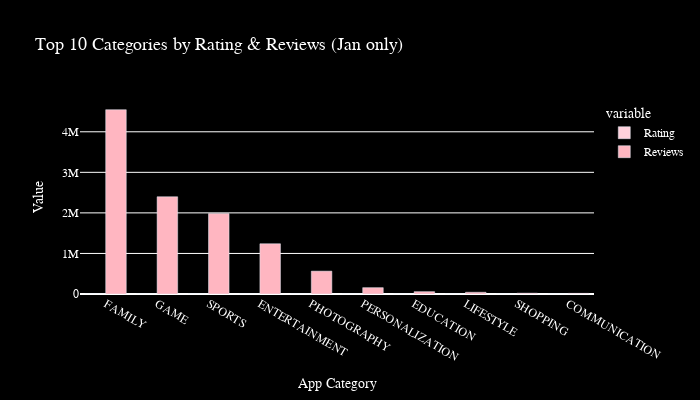
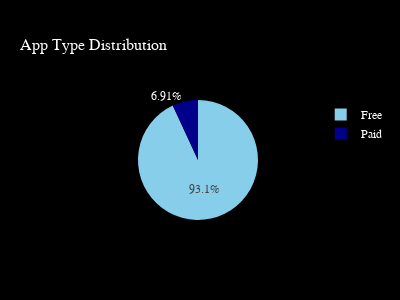
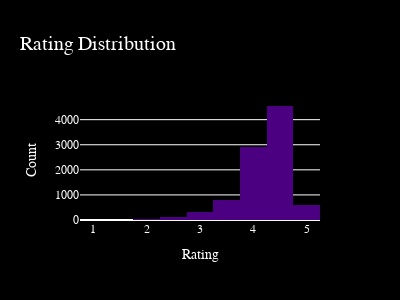

Here is the notebook cell these charts were saved with, in order:
### Code cell
#1ST TASK
import pandas as pd
import numpy as np
import plotly.express as px
from datetime import datetime
import pytz
import nltk
nltk.download('vader_lexicon')
from nltk.sentiment.vader import SentimentIntensityAnalyzer

# Load datasets
Apps_Df = pd.read_csv("Play Store Data.csv")
Review_Df = pd.read_csv("User Reviews.csv")

# Clean data
Apps_Df = Apps_Df.dropna(subset=['Rating'])
for column in Apps_Df.columns:
    Apps_Df[column] = Apps_Df[column].fillna(Apps_Df[column].mode()[0])

Apps_Df = Apps_Df[Apps_Df['Rating'] <= 5]
Review_Df = Review_Df.dropna(subset=['Translated_Review'])

Apps_Df['Installs'] = Apps_Df['Installs'].astype(str).str.replace(',', '').str.replace('+','', regex=False)
Apps_Df['Installs'] = pd.to_numeric(Apps_Df['Installs'], errors='coerce')
Apps_Df['Price'] = Apps_Df['Price'].astype(str).str.replace('$','', regex=False)
Apps_Df['Price'] = pd.to_numeric(Apps_Df['Price'], errors='coerce')

# Merge
Merged_Df = pd.merge(Apps_Df, Review_Df, on='App', how='inner')

# Convert Size
def convert_size(size):
    if pd.isna(size):
        return np.nan
    size = str(size)
    if 'M' in size:
        return float(size.replace('M', ''))
    elif 'K' in size:
        return float(size.replace('K', '')) / 1024
    else:
        return np.nan
Apps_Df['Size'] = Apps_Df['Size'].apply(convert_size)

# Clean Reviews
Apps_Df['Reviews'] = Apps_Df['Reviews'].astype(str).str.replace(',', '')
Apps_Df['Reviews'] = pd.to_numeric(Apps_Df['Reviews'], errors='coerce')

# Log transforms
Apps_Df['Log_installs'] = np.log1p(Apps_Df['Installs'])
Apps_Df['Log_Reviews'] = np.log1p(Apps_Df['Reviews'])

# Rating group
def rating_group(rating):
    if pd.isna(rating):
        return np.nan
    if rating >= 4:
        return 'Top rated app'
    elif rating >= 3:
        return 'Above average'
    elif rating >= 2:
        return 'Average'
    else:
        return 'Below average'
Apps_Df['Rating_Group'] = Apps_Df['Rating'].apply(rating_group)

# Revenue
Apps_Df['Revenue'] = Apps_Df['Price'] * Apps_Df['Installs']

# Sentiment
SIA = SentimentIntensityAnalyzer()
Review_Df['sentiment_Score'] = Review_Df['Translated_Review'].apply(
    lambda x: SIA.polarity_scores(x)['compound'] if isinstance(x, str) else np.nan
)

# Type counts
type_counts = Apps_Df['Type'].value_counts()

# Fix date
Apps_Df['Last Updated'] = pd.to_datetime(Apps_Df['Last Updated'], errors='coerce')

# Filter conditions
filtered_apps = Apps_Df[
    (Apps_Df['Rating'] >= 4) &
    (Apps_Df['Size'] >= 10) &
    (Apps_Df['Last Updated'].dt.month == 1)
]

# Group data
category_group = (
    filtered_apps
    .groupby('Category')
    .agg({'Rating': 'mean', 'Reviews': 'sum'})
    .sort_values('Reviews', ascending=False)
    .head(10)
)

# Time check (3 PM – 5 PM IST)
ist = pytz.timezone('Asia/Kolkata')
now = datetime.now(ist)

if 4 <= now.hour < 13:
    # --- Graph 1: Grouped Bar Chart (Pastel Pink) ---
    fig1 = px.bar(
        category_group.reset_index().melt(
            id_vars='Category',
            value_vars=['Rating', 'Reviews']
        ),
        x='Category',
        y='value',
        color='variable',
        barmode='group',
        title='Top 10 Categories by Rating & Reviews (Jan only)',
        color_discrete_map={'Rating':'#FFD1DC', 'Reviews':'#FFB6C1'},  # pastel pink shades
        width=700,
        height=400
    )
    fig1.update_layout(
        plot_bgcolor='black',
        paper_bgcolor='black',
        font=dict(family='Times New Roman', color='white'),
        title_font=dict(size=18, family='Times New Roman'),
        xaxis=dict(title='App Category', title_font=dict(family='Times New Roman')),
        yaxis=dict(title='Value', title_font=dict(family='Times New Roman'))
    )
    fig1.show()
else:
    print("This chart is visible only between 3 PM – 5 PM IST")

# --- Graph 2: Pie Chart (Skyblue & Dark Blue, Times New Roman) ---
PIE_CHART = px.pie(
    values=type_counts.values,
    names=type_counts.index,
    title="App Type Distribution",
    color_discrete_sequence=['#87CEEB', '#00008B'],  # skyblue and dark blue
    width=400,
    height=300
)
PIE_CHART.update_layout(
    plot_bgcolor='black',
    paper_bgcolor='black',
    font=dict(family='Times New Roman', color='white'),
    title_font=dict(size=16, family='Times New Roman'),
    legend_font=dict(size=12, family='Times New Roman')
)
PIE_CHART.show()

# --- Graph 3: Histogram (Dark Violet, Times New Roman) ---
HISTOGRAM = px.histogram(
    Apps_Df,
    x='Rating',
    nbins=20,
    title='Rating Distribution',
    color_discrete_sequence=['#4B0082'],  # dark violet
    width=400,
    height=300
)
HISTOGRAM.update_layout(
    plot_bgcolor='black',
    paper_bgcolor='black',
    font=dict(family='Times New Roman', color='white'),
    title_font=dict(size=20, family='Times New Roman'),
    xaxis=dict(title='Rating', title_font=dict(family='Times New Roman')),
    yaxis=dict(title='Count', title_font=dict(family='Times New Roman'))
)
HISTOGRAM.show()

### Figure 1 — Plotly figure (JSON) as saved in the notebook; plotly's stock layout.template omitted (floating-point values rounded to 4 significant figures)
{"data": [{"alignmentgroup": "True", "hovertemplate": "variable=Rating<br>Category=%{x}<br>value=%{y}<extra></extra>", "legendgroup": "Rating", "marker": {"color": "#FFD1DC", "pattern": {"shape": ""}}, "name": "Rating", "offsetgroup": "Rating", "orientation": "v", "showlegend": true, "textposition": "auto", "type": "bar", "x": ["FAMILY", "GAME", "SPORTS", "ENTERTAINMENT", "PHOTOGRAPHY", "PERSONALIZATION", "EDUCATION", "LIFESTYLE", "SHOPPING", "COMMUNICATION"], "xaxis": "x", "y": [4.395, 4.313, 4.343, 4.25, 4.15, 4.475, 4.4, 4.38, 4.2, 4.2], "yaxis": "y"}, {"alignmentgroup": "True", "hovertemplate": "variable=Reviews<br>Category=%{x}<br>value=%{y}<extra></extra>", "legendgroup": "Reviews", "marker": {"color": "#FFB6C1", "pattern": {"shape": ""}}, "name": "Reviews", "offsetgroup": "Reviews", "orientation": "v", "showlegend": true, "textposition": "auto", "type": "bar", "x": ["FAMILY", "GAME", "SPORTS", "ENTERTAINMENT", "PHOTOGRAPHY", "PERSONALIZATION", "EDUCATION", "LIFESTYLE", "SHOPPING", "COMMUNICATION"], "xaxis": "x", "y": [4545000.0, 2398000.0, 1982000.0, 1239000.0, 563700.0, 156000.0, 57640.0, 42810.0, 19950.0, 15290.0], "yaxis": "y"}], "layout": {"barmode": "group", "font": {"color": "white", "family": "Times New Roman"}, "height": 400, "legend": {"title": {"text": "variable"}, "tracegroupgap": 0}, "paper_bgcolor": "black", "plot_bgcolor": "black", "title": {"font": {"family": "Times New Roman", "size": 18}, "text": "Top 10 Categories by Rating & Reviews (Jan only)"}, "width": 700, "xaxis": {"anchor": "y", "domain": [0, 1], "title": {"font": {"family": "Times New Roman"}, "text": "App Category"}}, "yaxis": {"anchor": "x", "domain": [0, 1], "title": {"font": {"family": "Times New Roman"}, "text": "Value"}}}}

### Figure 2 — Plotly figure (JSON) as saved in the notebook; plotly's stock layout.template omitted (floating-point values rounded to 4 significant figures)
{"data": [{"domain": {"x": [0, 1], "y": [0, 1]}, "hovertemplate": "label=%{label}<br>value=%{value}<extra></extra>", "labels": ["Free", "Paid"], "legendgroup": "", "name": "", "showlegend": true, "type": "pie", "values": [8719, 647]}], "layout": {"font": {"color": "white", "family": "Times New Roman"}, "height": 300, "legend": {"font": {"family": "Times New Roman", "size": 12}, "tracegroupgap": 0}, "paper_bgcolor": "black", "piecolorway": ["#87CEEB", "#00008B"], "plot_bgcolor": "black", "title": {"font": {"family": "Times New Roman", "size": 16}, "text": "App Type Distribution"}, "width": 400}}

### Figure 3 — Plotly figure (JSON) as saved in the notebook; plotly's stock layout.template omitted (floating-point values rounded to 4 significant figures; data arrays with more than 128 entries replaced by an {"elided": "..."} marker saying what was removed)
{"data": [{"bingroup": "x", "hovertemplate": "Rating=%{x}<br>count=%{y}<extra></extra>", "legendgroup": "", "marker": {"color": "#4B0082", "pattern": {"shape": ""}}, "name": "", "nbinsx": 20, "orientation": "v", "showlegend": false, "type": "histogram", "x": {"elided": "9366 float values"}, "xaxis": "x", "yaxis": "y"}], "layout": {"barmode": "relative", "font": {"color": "white", "family": "Times New Roman"}, "height": 300, "legend": {"tracegroupgap": 0}, "paper_bgcolor": "black", "plot_bgcolor": "black", "title": {"font": {"family": "Times New Roman", "size": 20}, "text": "Rating Distribution"}, "width": 400, "xaxis": {"anchor": "y", "domain": [0, 1], "title": {"font": {"family": "Times New Roman"}, "text": "Rating"}}, "yaxis": {"anchor": "x", "domain": [0, 1], "title": {"font": {"family": "Times New Roman"}, "text": "Count"}}}}
